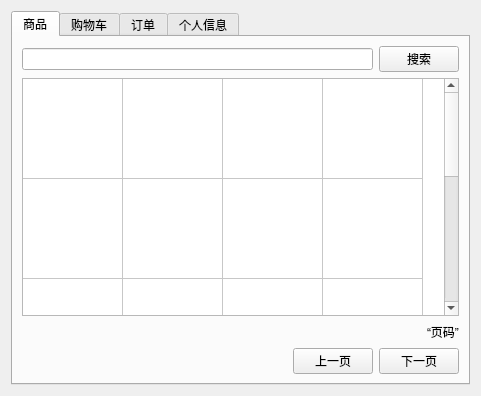
<?xml version="1.0" encoding="UTF-8"?>
<ui version="4.0">
 <class>Form</class>
 <widget class="QWidget" name="Form">
  <property name="geometry">
   <rect>
    <x>0</x>
    <y>0</y>
    <width>481</width>
    <height>396</height>
   </rect>
  </property>
  <property name="windowTitle">
   <string>Form</string>
  </property>
  <layout class="QVBoxLayout" name="verticalLayout_3">
   <item>
    <widget class="QTabWidget" name="buyerTabWidget">
     <property name="currentIndex">
      <number>0</number>
     </property>
     <widget class="QWidget" name="commodityTab">
      <attribute name="title">
       <string>商品</string>
      </attribute>
      <layout class="QVBoxLayout" name="verticalLayout_8">
       <item>
        <layout class="QHBoxLayout" name="horizontalLayout">
         <item>
          <widget class="QLineEdit" name="lineEdit"/>
         </item>
         <item>
          <widget class="QPushButton" name="commoditySearchPushButton">
           <property name="text">
            <string>搜索</string>
           </property>
          </widget>
         </item>
        </layout>
       </item>
       <item>
        <widget class="QTableWidget" name="commodityTableWidget">
         <property name="showGrid">
          <bool>true</bool>
         </property>
         <property name="sortingEnabled">
          <bool>false</bool>
         </property>
         <property name="cornerButtonEnabled">
          <bool>true</bool>
         </property>
         <property name="rowCount">
          <number>5</number>
         </property>
         <property name="columnCount">
          <number>4</number>
         </property>
         <attribute name="horizontalHeaderVisible">
          <bool>false</bool>
         </attribute>
         <attribute name="horizontalHeaderCascadingSectionResizes">
          <bool>false</bool>
         </attribute>
         <attribute name="horizontalHeaderDefaultSectionSize">
          <number>100</number>
         </attribute>
         <attribute name="verticalHeaderVisible">
          <bool>false</bool>
         </attribute>
         <attribute name="verticalHeaderCascadingSectionResizes">
          <bool>true</bool>
         </attribute>
         <attribute name="verticalHeaderDefaultSectionSize">
          <number>100</number>
         </attribute>
         <row/>
         <row/>
         <row/>
         <row/>
         <row/>
         <column>
          <property name="text">
           <string>品名</string>
          </property>
         </column>
         <column>
          <property name="text">
           <string>描述</string>
          </property>
         </column>
         <column>
          <property name="text">
           <string>价格</string>
          </property>
         </column>
         <column>
          <property name="text">
           <string>加入购物车</string>
          </property>
         </column>
        </widget>
       </item>
       <item>
        <layout class="QHBoxLayout" name="horizontalLayout_17">
         <item>
          <spacer name="horizontalSpacer_18">
           <property name="orientation">
            <enum>Qt::Horizontal</enum>
           </property>
           <property name="sizeHint" stdset="0">
            <size>
             <width>40</width>
             <height>20</height>
            </size>
           </property>
          </spacer>
         </item>
         <item>
          <spacer name="horizontalSpacer_21">
           <property name="orientation">
            <enum>Qt::Horizontal</enum>
           </property>
           <property name="sizeHint" stdset="0">
            <size>
             <width>40</width>
             <height>20</height>
            </size>
           </property>
          </spacer>
         </item>
         <item>
          <widget class="QLabel" name="CommodityPageLabel">
           <property name="text">
            <string>“页码”</string>
           </property>
          </widget>
         </item>
        </layout>
       </item>
       <item>
        <layout class="QHBoxLayout" name="horizontalLayout_15">
         <item>
          <spacer name="horizontalSpacer_22">
           <property name="orientation">
            <enum>Qt::Horizontal</enum>
           </property>
           <property name="sizeHint" stdset="0">
            <size>
             <width>40</width>
             <height>20</height>
            </size>
           </property>
          </spacer>
         </item>
         <item>
          <widget class="QPushButton" name="commodityLastPagePushButton">
           <property name="text">
            <string>上一页</string>
           </property>
          </widget>
         </item>
         <item>
          <widget class="QPushButton" name="commodityNextPagePushButton">
           <property name="text">
            <string>下一页</string>
           </property>
          </widget>
         </item>
        </layout>
       </item>
      </layout>
     </widget>
     <widget class="QWidget" name="cartTab">
      <attribute name="title">
       <string>购物车</string>
      </attribute>
      <layout class="QVBoxLayout" name="verticalLayout_7">
       <item>
        <widget class="QWidget" name="cartWidget" native="true">
         <layout class="QVBoxLayout" name="verticalLayout_6">
          <item>
           <layout class="QHBoxLayout" name="horizontalLayout_12">
            <item>
             <widget class="QLabel" name="cartSnameLabel">
              <property name="text">
               <string>“商店名”</string>
              </property>
             </widget>
            </item>
            <item>
             <spacer name="horizontalSpacer_14">
              <property name="orientation">
               <enum>Qt::Horizontal</enum>
              </property>
              <property name="sizeHint" stdset="0">
               <size>
                <width>40</width>
                <height>20</height>
               </size>
              </property>
             </spacer>
            </item>
           </layout>
          </item>
          <item>
           <layout class="QFormLayout" name="formLayout_4">
            <item row="0" column="0">
             <widget class="QLabel" name="cartCnameLabel">
              <property name="text">
               <string>“商品名”</string>
              </property>
             </widget>
            </item>
            <item row="0" column="1">
             <widget class="QTextBrowser" name="cartDescribeTextBrowser">
              <property name="maximumSize">
               <size>
                <width>16777215</width>
                <height>80</height>
               </size>
              </property>
             </widget>
            </item>
           </layout>
          </item>
          <item>
           <layout class="QHBoxLayout" name="horizontalLayout_13">
            <item>
             <spacer name="horizontalSpacer_15">
              <property name="orientation">
               <enum>Qt::Horizontal</enum>
              </property>
              <property name="sizeHint" stdset="0">
               <size>
                <width>27</width>
                <height>17</height>
               </size>
              </property>
             </spacer>
            </item>
            <item>
             <widget class="QLabel" name="cartSizeLabel">
              <property name="text">
               <string>“尺码”</string>
              </property>
             </widget>
            </item>
            <item>
             <widget class="QLabel" name="cartNumLabel">
              <property name="text">
               <string>“数量”</string>
              </property>
             </widget>
            </item>
           </layout>
          </item>
          <item>
           <layout class="QHBoxLayout" name="horizontalLayout_14">
            <item>
             <spacer name="horizontalSpacer_16">
              <property name="orientation">
               <enum>Qt::Horizontal</enum>
              </property>
              <property name="sizeHint" stdset="0">
               <size>
                <width>40</width>
                <height>20</height>
               </size>
              </property>
             </spacer>
            </item>
            <item>
             <spacer name="horizontalSpacer_17">
              <property name="orientation">
               <enum>Qt::Horizontal</enum>
              </property>
              <property name="sizeHint" stdset="0">
               <size>
                <width>40</width>
                <height>20</height>
               </size>
              </property>
             </spacer>
            </item>
            <item>
             <widget class="QLabel" name="cartPriseLabel">
              <property name="text">
               <string>“价格”</string>
              </property>
             </widget>
            </item>
           </layout>
          </item>
          <item>
           <spacer name="verticalSpacer_10">
            <property name="orientation">
             <enum>Qt::Vertical</enum>
            </property>
            <property name="sizeHint" stdset="0">
             <size>
              <width>20</width>
              <height>40</height>
             </size>
            </property>
           </spacer>
          </item>
          <item>
           <layout class="QHBoxLayout" name="horizontalLayout_16">
            <item>
             <spacer name="horizontalSpacer_19">
              <property name="orientation">
               <enum>Qt::Horizontal</enum>
              </property>
              <property name="sizeHint" stdset="0">
               <size>
                <width>40</width>
                <height>20</height>
               </size>
              </property>
             </spacer>
            </item>
            <item>
             <spacer name="horizontalSpacer_20">
              <property name="orientation">
               <enum>Qt::Horizontal</enum>
              </property>
              <property name="sizeHint" stdset="0">
               <size>
                <width>40</width>
                <height>20</height>
               </size>
              </property>
             </spacer>
            </item>
            <item>
             <widget class="QLabel" name="cartPageLabel">
              <property name="text">
               <string>“页码”</string>
              </property>
             </widget>
            </item>
           </layout>
          </item>
         </layout>
        </widget>
       </item>
       <item>
        <spacer name="verticalSpacer_8">
         <property name="orientation">
          <enum>Qt::Vertical</enum>
         </property>
         <property name="sizeHint" stdset="0">
          <size>
           <width>20</width>
           <height>30</height>
          </size>
         </property>
        </spacer>
       </item>
       <item>
        <spacer name="verticalSpacer_9">
         <property name="orientation">
          <enum>Qt::Vertical</enum>
         </property>
         <property name="sizeHint" stdset="0">
          <size>
           <width>20</width>
           <height>30</height>
          </size>
         </property>
        </spacer>
       </item>
       <item>
        <layout class="QHBoxLayout" name="horizontalLayout_11">
         <item>
          <widget class="QPushButton" name="cartBuyPushButton">
           <property name="text">
            <string>购买</string>
           </property>
          </widget>
         </item>
         <item>
          <widget class="QPushButton" name="cartDeletePushButton">
           <property name="text">
            <string>删除</string>
           </property>
          </widget>
         </item>
         <item>
          <spacer name="horizontalSpacer_13">
           <property name="orientation">
            <enum>Qt::Horizontal</enum>
           </property>
           <property name="sizeHint" stdset="0">
            <size>
             <width>40</width>
             <height>20</height>
            </size>
           </property>
          </spacer>
         </item>
         <item>
          <widget class="QPushButton" name="cartLastPagePushButton">
           <property name="text">
            <string>上一页</string>
           </property>
          </widget>
         </item>
         <item>
          <widget class="QPushButton" name="cartNextPagePushButton">
           <property name="text">
            <string>下一页</string>
           </property>
          </widget>
         </item>
        </layout>
       </item>
      </layout>
     </widget>
     <widget class="QWidget" name="orderTab">
      <attribute name="title">
       <string>订单</string>
      </attribute>
      <layout class="QVBoxLayout" name="verticalLayout_5">
       <item>
        <widget class="QWidget" name="orderWidget" native="true">
         <layout class="QVBoxLayout" name="verticalLayout_4">
          <item>
           <layout class="QHBoxLayout" name="horizontalLayout_5">
            <item>
             <widget class="QLabel" name="orderSnameLabel">
              <property name="text">
               <string>“商店名”</string>
              </property>
             </widget>
            </item>
            <item>
             <spacer name="horizontalSpacer_5">
              <property name="orientation">
               <enum>Qt::Horizontal</enum>
              </property>
              <property name="sizeHint" stdset="0">
               <size>
                <width>40</width>
                <height>20</height>
               </size>
              </property>
             </spacer>
            </item>
            <item>
             <widget class="QLabel" name="orderNumLabel">
              <property name="text">
               <string>“订单号”</string>
              </property>
             </widget>
            </item>
           </layout>
          </item>
          <item>
           <layout class="QFormLayout" name="formLayout_3">
            <item row="0" column="0">
             <widget class="QLabel" name="orderCnameLabel">
              <property name="text">
               <string>“商品名”</string>
              </property>
             </widget>
            </item>
            <item row="0" column="1">
             <widget class="QTextBrowser" name="orderDescribeTextBrowser">
              <property name="maximumSize">
               <size>
                <width>16777215</width>
                <height>80</height>
               </size>
              </property>
             </widget>
            </item>
           </layout>
          </item>
          <item>
           <layout class="QHBoxLayout" name="horizontalLayout_6">
            <item>
             <spacer name="horizontalSpacer_6">
              <property name="orientation">
               <enum>Qt::Horizontal</enum>
              </property>
              <property name="sizeHint" stdset="0">
               <size>
                <width>27</width>
                <height>17</height>
               </size>
              </property>
             </spacer>
            </item>
            <item>
             <widget class="QLabel" name="orderSizeLabel">
              <property name="text">
               <string>“尺码”</string>
              </property>
             </widget>
            </item>
            <item>
             <widget class="QLabel" name="orderNumLabel_2">
              <property name="text">
               <string>“数量”</string>
              </property>
             </widget>
            </item>
           </layout>
          </item>
          <item>
           <layout class="QHBoxLayout" name="horizontalLayout_7">
            <item>
             <spacer name="horizontalSpacer_8">
              <property name="orientation">
               <enum>Qt::Horizontal</enum>
              </property>
              <property name="sizeHint" stdset="0">
               <size>
                <width>40</width>
                <height>20</height>
               </size>
              </property>
             </spacer>
            </item>
            <item>
             <spacer name="horizontalSpacer_7">
              <property name="orientation">
               <enum>Qt::Horizontal</enum>
              </property>
              <property name="sizeHint" stdset="0">
               <size>
                <width>40</width>
                <height>20</height>
               </size>
              </property>
             </spacer>
            </item>
            <item>
             <widget class="QLabel" name="orderPriseLabel">
              <property name="text">
               <string>“价格”</string>
              </property>
             </widget>
            </item>
           </layout>
          </item>
          <item>
           <layout class="QHBoxLayout" name="horizontalLayout_8">
            <item>
             <widget class="QLabel" name="orderDateLabel">
              <property name="text">
               <string>“日期”</string>
              </property>
             </widget>
            </item>
            <item>
             <widget class="QLabel" name="orderTimeLabel">
              <property name="text">
               <string>“时间”</string>
              </property>
             </widget>
            </item>
            <item>
             <spacer name="horizontalSpacer_9">
              <property name="orientation">
               <enum>Qt::Horizontal</enum>
              </property>
              <property name="sizeHint" stdset="0">
               <size>
                <width>40</width>
                <height>20</height>
               </size>
              </property>
             </spacer>
            </item>
            <item>
             <widget class="QLabel" name="orderStatusLabel">
              <property name="text">
               <string>“状态”</string>
              </property>
             </widget>
            </item>
           </layout>
          </item>
          <item>
           <spacer name="verticalSpacer_5">
            <property name="orientation">
             <enum>Qt::Vertical</enum>
            </property>
            <property name="sizeHint" stdset="0">
             <size>
              <width>20</width>
              <height>40</height>
             </size>
            </property>
           </spacer>
          </item>
          <item>
           <layout class="QHBoxLayout" name="horizontalLayout_9">
            <item>
             <spacer name="horizontalSpacer_10">
              <property name="orientation">
               <enum>Qt::Horizontal</enum>
              </property>
              <property name="sizeHint" stdset="0">
               <size>
                <width>40</width>
                <height>20</height>
               </size>
              </property>
             </spacer>
            </item>
            <item>
             <spacer name="horizontalSpacer_11">
              <property name="orientation">
               <enum>Qt::Horizontal</enum>
              </property>
              <property name="sizeHint" stdset="0">
               <size>
                <width>40</width>
                <height>20</height>
               </size>
              </property>
             </spacer>
            </item>
            <item>
             <widget class="QLabel" name="orderPageLabel">
              <property name="text">
               <string>“页码”</string>
              </property>
             </widget>
            </item>
           </layout>
          </item>
         </layout>
        </widget>
       </item>
       <item>
        <spacer name="verticalSpacer_7">
         <property name="orientation">
          <enum>Qt::Vertical</enum>
         </property>
         <property name="sizeHint" stdset="0">
          <size>
           <width>20</width>
           <height>24</height>
          </size>
         </property>
        </spacer>
       </item>
       <item>
        <spacer name="verticalSpacer_6">
         <property name="orientation">
          <enum>Qt::Vertical</enum>
         </property>
         <property name="sizeHint" stdset="0">
          <size>
           <width>20</width>
           <height>24</height>
          </size>
         </property>
        </spacer>
       </item>
       <item>
        <layout class="QHBoxLayout" name="horizontalLayout_10">
         <item>
          <widget class="QPushButton" name="orderDeletePushButton">
           <property name="text">
            <string>删除</string>
           </property>
          </widget>
         </item>
         <item>
          <spacer name="horizontalSpacer_12">
           <property name="orientation">
            <enum>Qt::Horizontal</enum>
           </property>
           <property name="sizeHint" stdset="0">
            <size>
             <width>40</width>
             <height>20</height>
            </size>
           </property>
          </spacer>
         </item>
         <item>
          <widget class="QPushButton" name="orderLastPagePushButton">
           <property name="text">
            <string>上一页</string>
           </property>
          </widget>
         </item>
         <item>
          <widget class="QPushButton" name="orderNextPagePushButton">
           <property name="text">
            <string>下一页</string>
           </property>
          </widget>
         </item>
        </layout>
       </item>
      </layout>
     </widget>
     <widget class="QWidget" name="infoTab">
      <attribute name="title">
       <string>个人信息</string>
      </attribute>
      <layout class="QVBoxLayout" name="verticalLayout_2">
       <item>
        <spacer name="verticalSpacer_2">
         <property name="orientation">
          <enum>Qt::Vertical</enum>
         </property>
         <property name="sizeHint" stdset="0">
          <size>
           <width>20</width>
           <height>30</height>
          </size>
         </property>
        </spacer>
       </item>
       <item>
        <spacer name="verticalSpacer_4">
         <property name="orientation">
          <enum>Qt::Vertical</enum>
         </property>
         <property name="sizeHint" stdset="0">
          <size>
           <width>20</width>
           <height>40</height>
          </size>
         </property>
        </spacer>
       </item>
       <item>
        <layout class="QHBoxLayout" name="horizontalLayout_3">
         <item>
          <spacer name="horizontalSpacer">
           <property name="orientation">
            <enum>Qt::Horizontal</enum>
           </property>
           <property name="sizeHint" stdset="0">
            <size>
             <width>40</width>
             <height>20</height>
            </size>
           </property>
          </spacer>
         </item>
         <item>
          <layout class="QFormLayout" name="formLayout">
           <item row="0" column="0">
            <widget class="QLabel" name="Bname">
             <property name="text">
              <string>昵称</string>
             </property>
            </widget>
           </item>
           <item row="1" column="0">
            <widget class="QLabel" name="credit">
             <property name="text">
              <string>信誉度</string>
             </property>
            </widget>
           </item>
           <item row="1" column="1">
            <widget class="QLabel" name="infoCreditLabel">
             <property name="text">
              <string>TextLabel</string>
             </property>
            </widget>
           </item>
           <item row="0" column="1">
            <widget class="QLabel" name="infoBnameLabel">
             <property name="text">
              <string>TextLabel</string>
             </property>
            </widget>
           </item>
          </layout>
         </item>
         <item>
          <spacer name="horizontalSpacer_2">
           <property name="orientation">
            <enum>Qt::Horizontal</enum>
           </property>
           <property name="sizeHint" stdset="0">
            <size>
             <width>40</width>
             <height>20</height>
            </size>
           </property>
          </spacer>
         </item>
        </layout>
       </item>
       <item>
        <spacer name="verticalSpacer_3">
         <property name="orientation">
          <enum>Qt::Vertical</enum>
         </property>
         <property name="sizeHint" stdset="0">
          <size>
           <width>20</width>
           <height>40</height>
          </size>
         </property>
        </spacer>
       </item>
       <item>
        <widget class="QFrame" name="frame">
         <property name="frameShape">
          <enum>QFrame::StyledPanel</enum>
         </property>
         <property name="frameShadow">
          <enum>QFrame::Raised</enum>
         </property>
         <layout class="QVBoxLayout" name="verticalLayout">
          <item>
           <widget class="QGroupBox" name="groupBox">
            <property name="title">
             <string>地址簿</string>
            </property>
            <layout class="QFormLayout" name="formLayout_2">
             <item row="0" column="0">
              <widget class="QLabel" name="Recipient">
               <property name="text">
                <string>收件人</string>
               </property>
              </widget>
             </item>
             <item row="0" column="1">
              <widget class="QLabel" name="infoRnameLabel">
               <property name="text">
                <string>TextLabel</string>
               </property>
              </widget>
             </item>
             <item row="1" column="0">
              <widget class="QLabel" name="Tel">
               <property name="text">
                <string>电话</string>
               </property>
              </widget>
             </item>
             <item row="1" column="1">
              <widget class="QLabel" name="infoTelLabel">
               <property name="text">
                <string>TextLabel</string>
               </property>
              </widget>
             </item>
             <item row="2" column="0">
              <widget class="QLabel" name="address">
               <property name="text">
                <string>地址</string>
               </property>
              </widget>
             </item>
             <item row="3" column="0">
              <widget class="QLabel" name="postcode">
               <property name="text">
                <string>邮编</string>
               </property>
              </widget>
             </item>
             <item row="3" column="1">
              <widget class="QLabel" name="infoPostcodeLabel">
               <property name="text">
                <string>TextLabel</string>
               </property>
              </widget>
             </item>
             <item row="2" column="1">
              <widget class="QTextBrowser" name="infoAddressTextBrowser">
               <property name="maximumSize">
                <size>
                 <width>1000</width>
                 <height>80</height>
                </size>
               </property>
              </widget>
             </item>
             <item row="4" column="1">
              <layout class="QHBoxLayout" name="horizontalLayout_4">
               <item>
                <spacer name="horizontalSpacer_3">
                 <property name="orientation">
                  <enum>Qt::Horizontal</enum>
                 </property>
                 <property name="sizeHint" stdset="0">
                  <size>
                   <width>40</width>
                   <height>20</height>
                  </size>
                 </property>
                </spacer>
               </item>
               <item>
                <widget class="QLabel" name="infoPageLabel">
                 <property name="text">
                  <string>TextLabel</string>
                 </property>
                </widget>
               </item>
              </layout>
             </item>
            </layout>
           </widget>
          </item>
          <item>
           <layout class="QHBoxLayout" name="horizontalLayout_2">
            <item>
             <widget class="QPushButton" name="infoUpdatePushButton">
              <property name="text">
               <string>修改</string>
              </property>
             </widget>
            </item>
            <item>
             <widget class="QPushButton" name="infoAddPushButton">
              <property name="text">
               <string>添加</string>
              </property>
             </widget>
            </item>
            <item>
             <spacer name="horizontalSpacer_4">
              <property name="orientation">
               <enum>Qt::Horizontal</enum>
              </property>
              <property name="sizeHint" stdset="0">
               <size>
                <width>40</width>
                <height>20</height>
               </size>
              </property>
             </spacer>
            </item>
            <item>
             <widget class="QPushButton" name="infoLastPagePushButton">
              <property name="text">
               <string>上一页</string>
              </property>
             </widget>
            </item>
            <item>
             <widget class="QPushButton" name="infoNextPagePushButton">
              <property name="text">
               <string>下一页</string>
              </property>
             </widget>
            </item>
           </layout>
          </item>
         </layout>
        </widget>
       </item>
       <item>
        <spacer name="verticalSpacer">
         <property name="orientation">
          <enum>Qt::Vertical</enum>
         </property>
         <property name="sizeHint" stdset="0">
          <size>
           <width>20</width>
           <height>40</height>
          </size>
         </property>
        </spacer>
       </item>
      </layout>
     </widget>
    </widget>
   </item>
  </layout>
 </widget>
 <resources/>
 <connections/>
</ui>
